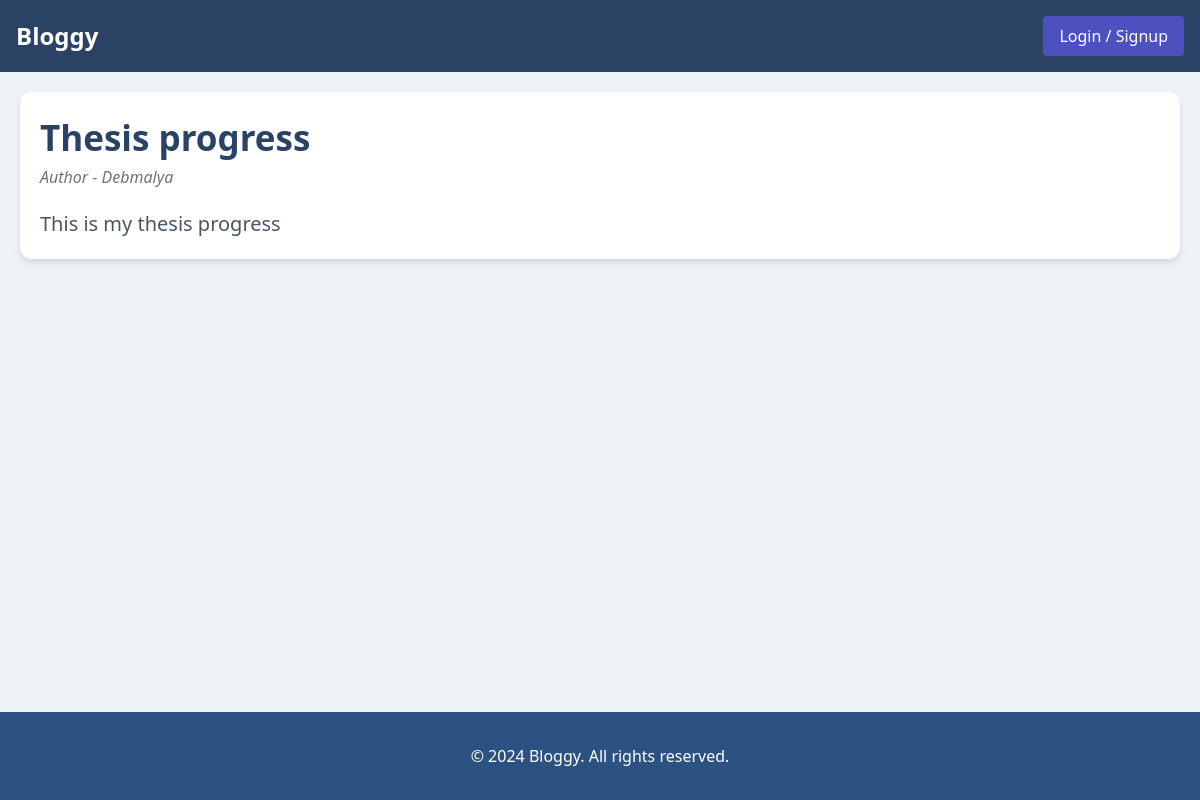
Screenshot of /blog/1708837303.9869826 with the database file from the repository.
### utils/db.py (models this page shows)
class Blog(db.Model):
    blogId = db.Column(db.String(50), primary_key=True)
    title = db.Column(db.String(100), nullable=False)
    body = db.Column(db.String(1000), nullable=False)
    imageURI = db.Column(db.String(50), nullable=True)
    blogsCreated = db.relationship('AllBlogs', backref='blog', cascade='all, delete-orphan')

class AllBlogs(db.Model):
    userName = db.Column(db.String(50), db.ForeignKey('user.userName', ondelete='CASCADE'), primary_key=True)
    blogId = db.Column(db.String(50), db.ForeignKey('blog.blogId', ondelete='CASCADE'), primary_key=True)

### main.py (the view)
@app.route('/blog/<string:blogId>')
def blog(blogId):
    blogs = AllBlogs.query.all()
    for blog in blogs:
        if blog.blogId== blogId:
            userName= blog.userName
            break
    blogDetail= Blog.query.get(blogId)
    title = blogDetail.title
    body = blogDetail.body
    return render_template('blog.html', title=title, author=userName, content=body)

### templates/blog.html (shortened to what this page needs)
<!DOCTYPE html>
<html lang="en">
<head>
    <link rel="stylesheet" href="/static/home.css">
    <link rel="stylesheet" href="https://cdn.jsdelivr.net/npm/tailwindcss@2.2.19/dist/tailwind.min.css">
</head>
<body>
    <nav class="navbar p-4 flex justify-between items-center">
        <a href="/"><div class="text-white text-2xl font-bold">Bloggy</div></a>
        {% if "userName" in session %}
        <a href="/logout"><button class="text-white px-4 py-2 rounded logout">Logout</button></a>
        {% else %}
        <a href="/login"><button class="text-white px-4 py-2 rounded">Login / Signup</button></a>
        {% endif %}
    </nav>
    <div class="blog-card-one-blog-showing">
        <h1 class="blog-title">{{title}}</h1>
        <p class="blog-author">Author - {{author}}</p>
        <p class="blog-body">
            {{content}}
        </p>
    </div>
    <footer>
        <p>&copy; 2024 Bloggy. All rights reserved.</p>
    </footer>
</body>
</html>

### static/home.css (style rules this page uses)
body { display: flex; flex-direction: column; min-height: 100vh; background-color: #edf2f7; font-family: 'Poppins', sans-serif; }
.blog-card-one-blog-showing { background-color: #ffffff; border-radius: 12px; box-shadow: 0 4px 6px rgba(0, 0, 0, 0.1); margin: 20px; padding: 20px; }
.blog-title { font-size: 35px; font-weight: bold; color: #2a4365; }
.blog-author { font-style: italic; color: #6b7280; }
.blog-body { margin-top: 20px; color: #4a5568; font-size: 20px; }
.navbar { background-color: #2a4365; }
.navbar button { background-color: #4c51bf; transition: background-color 0.3s ease; }
footer { text-align: center; margin-top: auto; background-color: #2c5282; color: #ffffff; padding: 2rem 0; text-align: center; }

### rows the page displays
Blog: title "Thesis progress", body "This is my thesis progress"
AllBlogs: userName "Debmalya"
